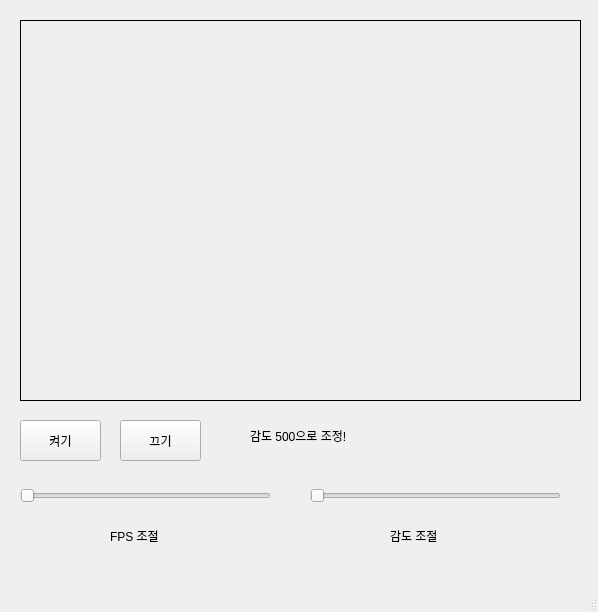
<?xml version="1.0" encoding="UTF-8"?>
<ui version="4.0">
 <class>MainWindow</class>
 <widget class="QMainWindow" name="MainWindow">
  <property name="geometry">
   <rect>
    <x>0</x>
    <y>0</y>
    <width>598</width>
    <height>612</height>
   </rect>
  </property>
  <property name="windowTitle">
   <string>MainWindow</string>
  </property>
  <widget class="QWidget" name="centralwidget">
   <widget class="QLabel" name="lbl_camera">
    <property name="geometry">
     <rect>
      <x>20</x>
      <y>20</y>
      <width>561</width>
      <height>381</height>
     </rect>
    </property>
    <property name="frameShape">
     <enum>QFrame::Box</enum>
    </property>
    <property name="lineWidth">
     <number>1</number>
    </property>
    <property name="text">
     <string/>
    </property>
   </widget>
   <widget class="QLabel" name="lbl_status">
    <property name="geometry">
     <rect>
      <x>250</x>
      <y>420</y>
      <width>151</width>
      <height>31</height>
     </rect>
    </property>
    <property name="text">
     <string>감도 500으로 조정!</string>
    </property>
   </widget>
   <widget class="QPushButton" name="btn_start">
    <property name="geometry">
     <rect>
      <x>20</x>
      <y>420</y>
      <width>81</width>
      <height>41</height>
     </rect>
    </property>
    <property name="text">
     <string>켜기</string>
    </property>
   </widget>
   <widget class="QSlider" name="sd_fps">
    <property name="geometry">
     <rect>
      <x>20</x>
      <y>480</y>
      <width>251</width>
      <height>31</height>
     </rect>
    </property>
    <property name="orientation">
     <enum>Qt::Horizontal</enum>
    </property>
   </widget>
   <widget class="QPushButton" name="btn_stop">
    <property name="geometry">
     <rect>
      <x>120</x>
      <y>420</y>
      <width>81</width>
      <height>41</height>
     </rect>
    </property>
    <property name="text">
     <string>끄기</string>
    </property>
   </widget>
   <widget class="QSlider" name="sb_sensitivity">
    <property name="geometry">
     <rect>
      <x>310</x>
      <y>480</y>
      <width>251</width>
      <height>31</height>
     </rect>
    </property>
    <property name="orientation">
     <enum>Qt::Horizontal</enum>
    </property>
   </widget>
   <widget class="QLabel" name="lbl_status_2">
    <property name="geometry">
     <rect>
      <x>110</x>
      <y>520</y>
      <width>81</width>
      <height>31</height>
     </rect>
    </property>
    <property name="text">
     <string>FPS 조절</string>
    </property>
   </widget>
   <widget class="QLabel" name="lbl_status_3">
    <property name="geometry">
     <rect>
      <x>390</x>
      <y>520</y>
      <width>91</width>
      <height>31</height>
     </rect>
    </property>
    <property name="text">
     <string>감도 조절</string>
    </property>
   </widget>
  </widget>
  <widget class="QMenuBar" name="menubar">
   <property name="geometry">
    <rect>
     <x>0</x>
     <y>0</y>
     <width>598</width>
     <height>21</height>
    </rect>
   </property>
  </widget>
  <widget class="QStatusBar" name="statusbar"/>
 </widget>
 <resources/>
 <connections/>
</ui>
